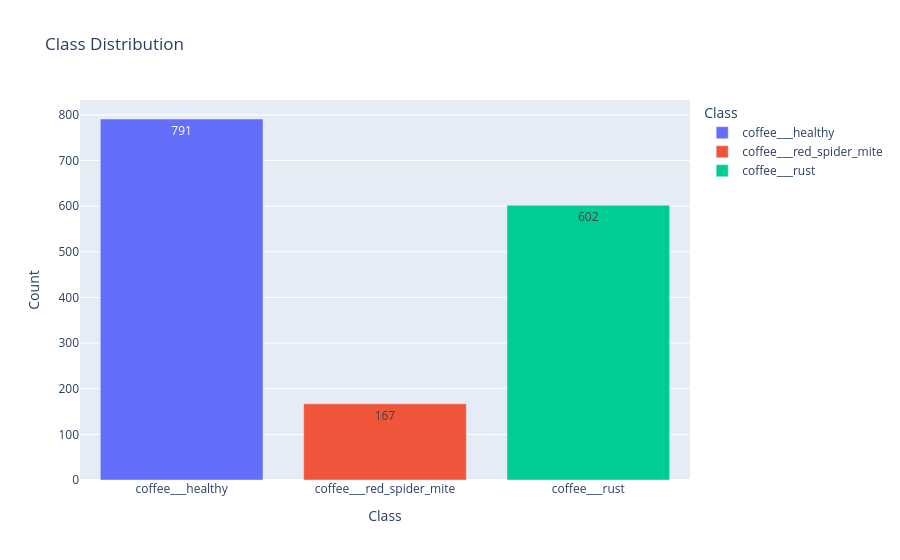
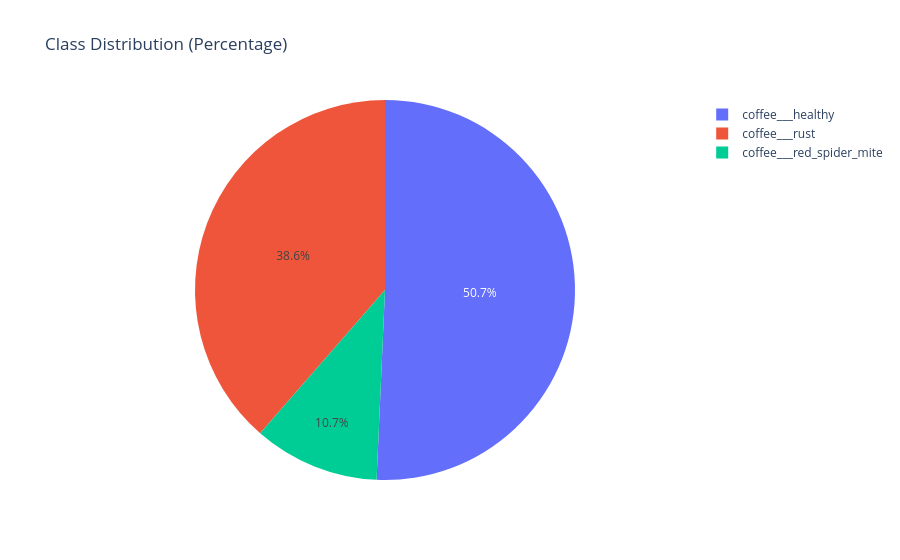

Notebook source saved alongside these figures, in order:
### Markdown cell above
## 5. Class Distribution

### Code cell
import plotly.express as px

# Load from CSV
dist_df = pd.read_csv(reports_dir / 'class_distribution.csv')
dist_df['Percentage'] = (dist_df['Count'] / dist_df['Count'].sum()) * 100

# Bar chart
fig_bar = px.bar(dist_df, x='Class', y='Count', title='Class Distribution', text='Count', color='Class')
fig_bar.write_image('../plots/class_distribution.png')
fig_bar.show()

# Pie chart
fig_pie = px.pie(dist_df, values='Count', names='Class', title='Class Distribution (Percentage)')
fig_pie.show()

imbalance_ratio = dist_df['Count'].max() / dist_df['Count'].min()
print(f"Imbalance Ratio: {imbalance_ratio:.2f}")

### Figure 1 — Plotly figure (JSON) as saved in the notebook; plotly's stock layout.template omitted (floating-point values rounded to 4 significant figures)
{"data": [{"hovertemplate": "Class=%{x}<br>Count=%{text}<extra></extra>", "legendgroup": "coffee___healthy", "marker": {"color": "#636efa", "pattern": {"shape": ""}}, "name": "coffee___healthy", "orientation": "v", "showlegend": true, "text": [791.0], "textposition": "auto", "type": "bar", "x": ["coffee___healthy"], "xaxis": "x", "y": [791], "yaxis": "y"}, {"hovertemplate": "Class=%{x}<br>Count=%{text}<extra></extra>", "legendgroup": "coffee___red_spider_mite", "marker": {"color": "#EF553B", "pattern": {"shape": ""}}, "name": "coffee___red_spider_mite", "orientation": "v", "showlegend": true, "text": [167.0], "textposition": "auto", "type": "bar", "x": ["coffee___red_spider_mite"], "xaxis": "x", "y": [167], "yaxis": "y"}, {"hovertemplate": "Class=%{x}<br>Count=%{text}<extra></extra>", "legendgroup": "coffee___rust", "marker": {"color": "#00cc96", "pattern": {"shape": ""}}, "name": "coffee___rust", "orientation": "v", "showlegend": true, "text": [602.0], "textposition": "auto", "type": "bar", "x": ["coffee___rust"], "xaxis": "x", "y": [602], "yaxis": "y"}], "layout": {"barmode": "relative", "legend": {"title": {"text": "Class"}, "tracegroupgap": 0}, "title": {"text": "Class Distribution"}, "xaxis": {"anchor": "y", "categoryarray": ["coffee___healthy", "coffee___red_spider_mite", "coffee___rust"], "categoryorder": "array", "domain": [0.0, 1.0], "title": {"text": "Class"}}, "yaxis": {"anchor": "x", "domain": [0.0, 1.0], "title": {"text": "Count"}}}}

### Figure 2 — Plotly figure (JSON) as saved in the notebook; plotly's stock layout.template omitted (floating-point values rounded to 4 significant figures)
{"data": [{"domain": {"x": [0.0, 1.0], "y": [0.0, 1.0]}, "hovertemplate": "Class=%{label}<br>Count=%{value}<extra></extra>", "labels": ["coffee___healthy", "coffee___red_spider_mite", "coffee___rust"], "legendgroup": "", "name": "", "showlegend": true, "type": "pie", "values": [791, 167, 602]}], "layout": {"legend": {"tracegroupgap": 0}, "title": {"text": "Class Distribution (Percentage)"}}}
